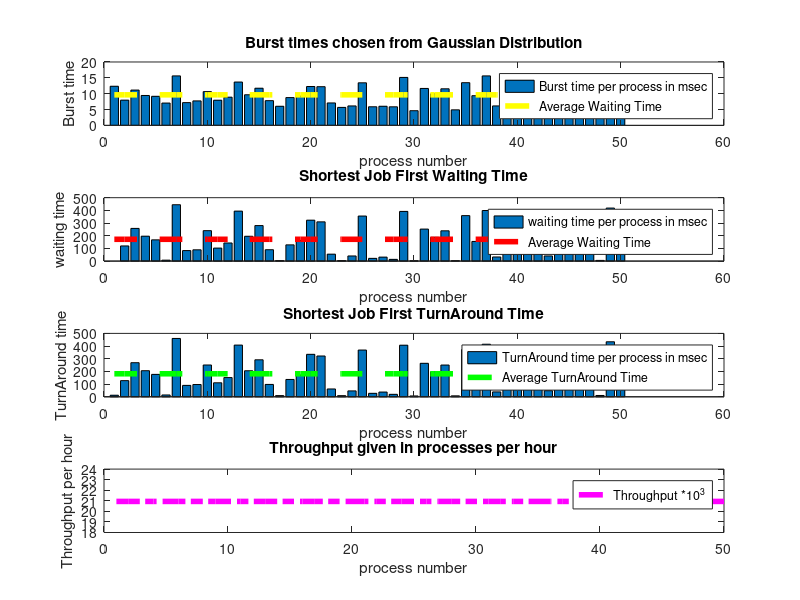

This chart was generated by the following MATLAB code:
clear all; close all; clc;
n = 50;     %number of processes
burstTimes = [randi([1,20],n,1)]'; 
burstTimes = 10+ 3*randn(n,1)'; 
arrivalTimes = [0:n-1]';
P = NaN(n,6);       
P(:,1) = arrivalTimes;
P(:,2) = burstTimes;
P(1,3) = 0;
P(1,4) = 0;
P(:,5) = 0;
P(1,5) = 1;
P(1,6) = P(1,2) + P(1,4);
last = 1 ;
next = 2;
ToBeSorted = [];
for i = 2:n
    for j = 2:n
        if(P(j,1)<=P(last,3)+P(last,2) && P(j,5)==0)
            ToBeSorted = horzcat(ToBeSorted,j);
        end
    end
    next = ToBeSorted(1);
    for k = 1:length(ToBeSorted)
        if( P(ToBeSorted(k),2)<P(next,2))
            next = ToBeSorted(k);
        end
    end
    P(next,3) = P(last,3) + P(last,2);
    P(next,4) = P(next,3) - P(next,1);
    P(next,5) = 1;
    P(next,6) = P(next,2) + P(next,4);
    last = next;
    ToBeSorted = [];
end
%P = P(:,1:4)
figure(1);
subplot(411);
bar(1:n,P(:,2));title("Burst times chosen from Gaussian Distribution");
xlabel("process number"); ylabel("Burst time");
hold on;
plot(1:n,ones(1,n).*sum(P(:,2))/n,'--y',"LineWidth",4);
legend("Burst time per process in msec","Average Waiting Time");

subplot(412);
bar(1:n,P(:,4));title("Shortest Job First Waiting Time");
xlabel("process number"); ylabel("waiting time");
hold on;
plot(1:n,ones(1,n).*sum(P(:,4))/n,'--r','LineWidth',4);
legend("waiting time per process in msec","Average Waiting Time");

subplot(413);
bar(1:n,P(:,6));title("Shortest Job First TurnAround Time");
xlabel("process number"); ylabel("TurnAround time");
hold on;
plot(1:n,ones(1,n).*sum(P(:,6))/n,'--g',"LineWidth",4);
legend("TurnAround time per process in msec","Average TurnAround Time");

subplot(414);
Throughput = n/(sum(P(:,4))/3600);                        % throughput in process per minute
plot(1:n,ones(1,n)*Throughput,'-.m','LineWidth',4);
title("Throughput given in processes per hour");
xlabel("process number"); ylabel("Throughput per hour");
legend("Throughput *10^3");